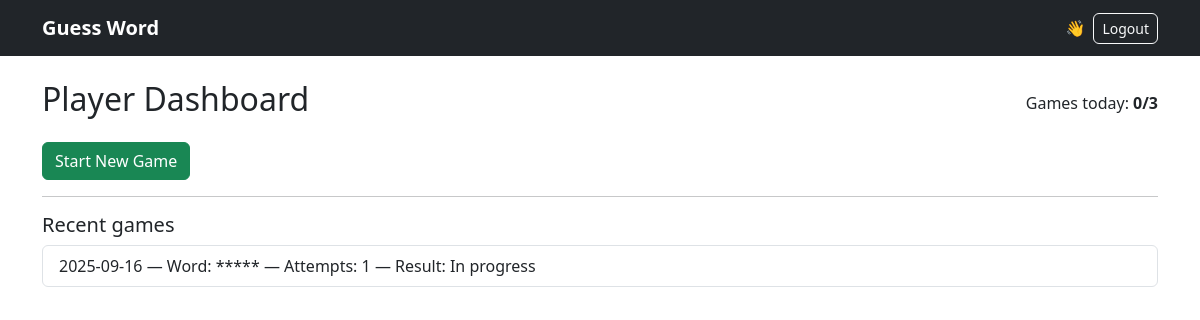
The app's page /player (signed in), older data.
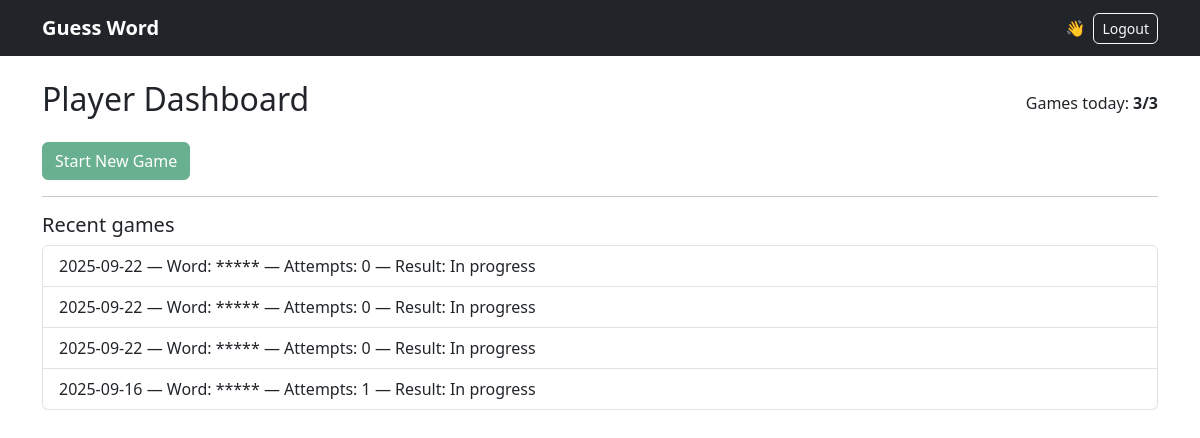
The same page, newer data.
### models.py (models this page shows)
class Game(db.Model):
    id = db.Column(db.Integer, primary_key=True)
    user_id = db.Column(db.Integer, db.ForeignKey("user.id"))
    chosen_word = db.Column(db.String(5))
    date = db.Column(db.Date)
    status = db.Column(db.String(10))  # WIN, LOSS, None
    attempts = db.Column(db.Integer, default=0)

### app.py (the view)
@app.route("/player")
@login_required
def player_dashboard():
    if current_user.is_admin():
        return redirect(url_for("admin_dashboard"))
    today = date.today()
    games_today = Game.query.filter_by(user_id=current_user.id, date=today).count()
    recent_games = Game.query.filter_by(user_id=current_user.id).order_by(Game.date.desc()).limit(5).all()
    return render_template("player_dashboard.html", games_today=games_today, recent_games=recent_games)

### app.py (called while the page is built)
@login_manager.user_loader
def load_user(user_id):
    try:
        return User.query.get(int(user_id))
    except Exception:
        return None

@app.context_processor
def inject_now():
    return {"current_year": datetime.utcnow().year}

### models.py (called while the page is built)
    def is_admin(self) -> bool:
        return self.role.upper() in ["ADMIN", "HEAD_ADMIN"]

### templates/player_dashboard.html (shortened to what this page needs)
{% extends "base.html" %}
{% block content %}
  <div class="d-flex justify-content-between align-items-center">
    <h2>Player Dashboard</h2>
    <div>Games today: <strong>{{ games_today }}/3</strong></div>
  </div>
  <div class="mt-3">
    <form action="{{ url_for('start_game') }}" method="post">
      <button class="btn btn-success" {% if games_today >= 3 %}disabled{% endif %}>Start New Game</button>
    </form>
  </div>
  <hr>
  <h5>Recent games</h5>
  {% if recent_games %}
    <ul class="list-group">
      {% for g in recent_games %}
        <li class="list-group-item">
          {{ g.date }} — Word: {{ '*'*5 }} — Attempts: {{ g.attempts }} — Result: {{ g.status or 'In progress' }}
        </li>
      {% endfor %}
    </ul>
  {% else %}
    <p class="text-muted">No recent games.</p>
  {% endif %}
{% endblock %}

### templates/base.html (shortened to what this page needs)
<!doctype html>
<html lang="en">
<head>
  <link href="https://cdn.jsdelivr.net/npm/bootstrap@5.3.0/dist/css/bootstrap.min.css" rel="stylesheet">
  <link rel="stylesheet" href="{{ url_for('static', filename='css/style.css') }}">
</head>
<body>
<nav class="navbar navbar-expand-lg navbar-dark bg-dark">
  <div class="container">
    <a class="navbar-brand fw-bold" href="{{ url_for('home') }}">Guess Word</a>
    <div class="collapse navbar-collapse" id="navbarNav">
      <ul class="navbar-nav ms-auto">
        {% if current_user.is_authenticated %}
          <li class="nav-item d-flex align-items-center me-2 text-white">
            👋 {{ current_user.full_name }}
          </li>
          <li class="nav-item">
            <form method="post" action="{{ url_for('logout') }}" class="d-inline">
              <button class="btn btn-outline-light btn-sm">Logout</button>
            </form>
          </li>
        {% else %}
          <li class="nav-item"><a class="nav-link" href="{{ url_for('player_login') }}">Player Login</a></li>
          <li class="nav-item"><a class="nav-link" href="{{ url_for('admin_login') }}">Admin Login</a></li>
        {% endif %}
      </ul>
    </div>
  </div>
</nav>
  <main class="container my-4">
    {% block content %}{% endblock %}
  </main>
</body>
</html>

### static/style.css (style rules this page uses)
body { font-family: system-ui, -apple-system, "Segoe UI", Roboto, "Helvetica Neue", Arial; }
.btn { border-radius: 6px; }

Row changes from the older to the newer data that the page shows:
added Game: date "2025-09-22", value "*****", attempts "0", status "In progress"
added Game: date "2025-09-22", value "*****", attempts "0", status "In progress"
added Game: date "2025-09-22", value "*****", attempts "0", status "In progress"
Text that changed along with them:
{{ games_today }}: "0" → "3"
